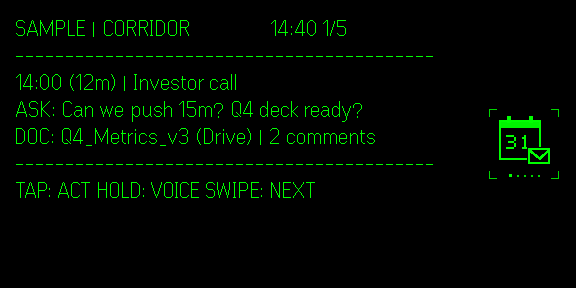
#> input picture media/film-v3/captures/card.png, 576 x 288 px
$ python -i make-film-v3.py   (imports and definitions only)
#> lines starting #> are read from the running program, lines starting #| are printed output that depends on the picture
"""OnQ demo film v3: hand-authored anime-style SVG plates -> cv2 2.5D compositor -> ffmpeg.
Run from the repo root in PowerShell:  python scripts/make-film-v3.py [--preview] [--draft] [--force-layers] [--out PATH]
  --preview  one still per scene (character shot + lens shot) in media/film-v3/preview/
  --draft    540p fast render to media/film-v3/work/onq-film-v3-draft.mp4
  (none)     full 1080p -> media/out/onq-film-v3.mp4
HUD captures: media/film-v3/captures.json maps slot -> PNG under media/film-v3/captures/ (read at render time)."""
import importlib.util, json, math, os, subprocess, sys, time
import cv2
import numpy as np
from PIL import Image, ImageDraw, ImageFont

ROOT = os.getcwd()
FILM = os.path.join(ROOT, 'media', 'film-v3')
WORK = os.path.join(FILM, 'work')
LAY = os.path.join(WORK, 'layers')
CAPDIR = os.path.join(FILM, 'captures')
FPS = 30
DRAFT = '--draft' in sys.argv
S = 0.5 if DRAFT else 1.0
OW, OH = int(1920 * S), int(1080 * S)
C0 = (1152.0, 648.0)  # world rest centre of the 2304x1296 plates
GREEN = (126, 245, 52)  # BGR of #34f57e

# ------------------------------------------------------------------ timeline
SCENES = [
    ('wake', 0.0, 17.5),
    ('pair', 17.5, 31.5),
    ('morning', 31.5, 55.5),
    ('telegram', 55.5, 84.5),
    ('coding', 84.5, 111.5),
    ('talk', 111.5, 137.5),
    ('recap', 137.5, 160.0),
]
SLOTS = ['pair', 'card', 'draft', 'ring', 'done', 'telegram', 'coding', 'summary', 'video', 'recap', 'killswitch']
# (start_sec, voice_id, subtitle_text, spoken_text)
VOICE_WEARER = 'aai-kyla'
VOICE_ONQ = 'aai-titus'
CAPTIONS = [
    (3.0, VOICE_WEARER, 'Wearer: "My PC runs all my AI. Let me project it onto Even G2."', 'My PC runs all my AI. Let me project it onto Even G2.'),
    (18.2, VOICE_ONQ, 'OnQ: "Paired to your computer power source. Zero accounts on the lenses."', 'Paired to your computer power source. Zero accounts on the lenses.'),
    (32.2, VOICE_WEARER, 'Wearer: "Auto-sync local Ollama and show my morning brief."', 'Auto-sync local Ollama and show my morning brief.'),
    (36.0, VOICE_ONQ, 'OnQ: "Ollama Qwen3 live at zero cost. Investor call at two; draft ready."', 'Ollama Qwen three live at zero cost. Investor call at two; draft ready.'),
    (43.2, VOICE_WEARER, 'Wearer: "Push fifteen and confirm."', 'Push fifteen and confirm.'),
    (46.2, VOICE_ONQ, 'OnQ: "Two-second Gray4 undo ring armed. Calendar moved and reply sent."', 'Two-second Gray four undo ring armed. Calendar moved and reply sent.'),
    (56.5, VOICE_ONQ, 'OnQ: "Telegram bot alert: Founders group asks for Q4 metrics and the build."', 'Telegram bot alert: Founders group asks for Q4 metrics and the build.'),
    (63.2, VOICE_WEARER, 'Wearer: "Stage a reply for watched groups only; keep optional API off."', 'Stage a reply for watched groups only; keep optional API off.'),
    (67.2, VOICE_ONQ, 'OnQ: "Staged Default-NO with inline Approve and Kill Switch on Telegram."', 'Staged Default-NO with inline Approve and Kill Switch on Telegram.'),
    (74.8, VOICE_WEARER, 'Wearer: "Looks right. Send it."', 'Looks right. Send it.'),
    (85.4, VOICE_WEARER, 'Wearer: "Ask my computer to run our repo check and L4 crew."', 'Ask my computer to run our repo check and L4 crew.'),
    (89.6, VOICE_ONQ, 'OnQ: "Five hundred fifteen tests pass. Auditor verified safe; zero writes."', 'Five hundred fifteen tests pass. Auditor verified safe; zero writes.'),
    (98.5, VOICE_WEARER, 'Wearer: "Remote tunnel ready for travel. Stage the PR summary."', 'Remote tunnel ready for travel. Stage the PR summary.'),
    (112.4, VOICE_WEARER, 'Wearer: "OnQ, start Live Meeting Scribe while I walk."', 'OnQ, start Live Meeting Scribe while I walk.'),
    (118.0, VOICE_ONQ, 'OnQ: "AssemblyAI voice active with monochrome avatar; staying hands-free."', 'AssemblyAI voice active with monochrome avatar; staying hands-free.'),
    (128.8, VOICE_WEARER, 'Wearer: "Wrap up behind Default-NO and keep conflict lock active."', 'Wrap up behind Default-NO and keep conflict lock active.'),
    (138.6, VOICE_ONQ, 'OnQ: "Evening recap: one committed write, Kill Switch verified on lens."', 'Evening recap: one committed write, Kill Switch verified on lens.'),
    (150.2, VOICE_ONQ, 'OnQ. Your computer is the AI brain. Even G2 is the window.', 'OnQ. Your computer is the AI brain. Even G2 is the window.'),
]
TITLE = ('OnQ.', 'Your PC AI brain, on Even G2.', '515 Tests · 15 Sim PNGs · 11/11 Geometry · 10/10 Security · Sim-Verified')


def ease(x):
    x = min(1.0, max(0.0, x))
    return x * x * (3 - 2 * x)


def lerp(a, b, k):
    return a + (b - a) * k


# shot = (kind, dur, dict). Starts are cumulative.
# [53 lines left out: function _shots, not called in this run]


SHOTS = []
_t0 = 0.0
# [3 lines not run here, left out]
TOTAL = _t0
NFRAMES = int(round(TOTAL * FPS))

# ------------------------------------------------------------------ assets
_cache = {}
MAN = None
BGR_TINT = {  # Balanced emerald anime lighting grade
    'bedroom': (0.98, 1.04, 0.94), 'street': (0.98, 1.04, 0.94), 'desk': (0.96, 1.04, 0.94), 'balcony': (0.98, 1.04, 0.94),
}


# [52 lines left out: functions manifest, load, over, add, not called in this run]


def warp(img, M, a_only=False):
    return cv2.warpAffine(img, M, (OW, OH), flags=cv2.INTER_LINEAR, borderMode=cv2.BORDER_CONSTANT, borderValue=0)


def layer_M(cx, cy, z):
    return np.array([[z, 0, (-cx * z + 960) * S], [0, z, (-cy * z + 540) * S]], np.float32)


def eff(cam, p):
    return (C0[0] + (cam[0] - C0[0]) * p, C0[1] + (cam[1] - C0[1]) * p, 1 + (cam[2] - 1) * p)


# [7 lines left out: function camera, not called in this run]


FX_K = {'bedroom': 0.38, 'desk': 0.38, 'balcony': 0.7}

# per-scene layer stacks: (plate, parallax, mode) ; 'CHAR' marks the character slot
STACK = {
    'bedroom': [('bedroom_back', 0.5, 'o'), ('bedroom_mid', 0.8, 'o'), 'CHAR', ('bedroom_front', 1.12, 'o'), ('bedroom_fx', 0.9, 'a')],
    'desk': [('desk_back', 0.5, 'o'), 'CHAR', ('desk_front', 1.1, 'o'), ('desk_fx', 0.9, 'a')],
    'balcony': [('balcony_back', 0.35, 'o'), ('balcony_mid', 0.7, 'o'), 'CHAR', ('balcony_front', 1.15, 'o'), ('balcony_fx', 0.9, 'a')],
    'street': [('street_far', 0.04, 'o'), ('street_mid', 0.5, 'o'), ('street_near', 1.0, 'o'), 'CHAR', ('street_fg', 1.9, 'o')],
}


# [39 lines left out: functions draw_plates, pick_key, not called in this run]


def in_win(ws, t):
    return any(a <= t < b for a, b in (ws or []))


# [66 lines left out: functions head_name, spr_M, draw_char, not called in this run]


# ------------------------------------------------------------------ post fx
_post = {}


# [118 lines left out: functions post_masks, noise_bank, post, speed_lines, motes, wave_bars and 3 more, not called in this run]


_capcache = {}


# [26 lines left out: functions caption_layer, draw_caption, not called in this run]


# ------------------------------------------------------------------ captures + lens POV
def read_captures():
    mf = os.path.join(FILM, 'captures.json')
    return json.load(open(mf))['slots']


# [357 lines left out: functions get_capture, hud_layer, lens_overlay, draw_lens, screen_frame, draw_title and 1 more, not called in this run]


def draw_plates_bed_night(dst, cam, mid):
    shot = dict(walk=False, dur=1, bg='bedroom')
    draw_plates(dst, 'bedroom', cam, 0, shot, with_char=False, mid_override=mid)


# ------------------------------------------------------------------ frame
CLIP_LEN = {}


def shot_at(t):
    for sh in SHOTS:
        if sh['t0'] <= t < sh['t1']:
            return sh
    return SHOTS[-1]


# [50 lines left out: functions render_shot, iris_blend, not called in this run]


def render_frame(i):
    t = i / FPS
    sh = shot_at(t)
    lt = t - sh['t0']
    f = render_shot(sh, lt, i)
    idx = SHOTS.index(sh)
    # transitions in
    fade = sh.get('fade', 0.4)
    if sh['kind'] == 'lens' and sh.get('iris'):
        fade = 0.7
    if lt < fade and idx > 0:
        prev = SHOTS[idx - 1]
        pf = render_shot(prev, prev['dur'] - 1e-3 + (lt), i)
        k = ease(lt / fade)
        if sh['kind'] == 'lens' and sh.get('iris'):
            f = iris_blend(pf, f, k, sh['iris'])
        else:
            f = cv2.addWeighted(pf, 1 - k, f, k, 0)
    elif lt < sh.get('fade', 0.0) and idx == 0:
        k = ease(lt / sh['fade'])
        f = (f.astype(np.float32) * k).astype(np.uint8)
    # global fade out at the very end
    if t > TOTAL - 0.8:
        f = (f.astype(np.float32) * ease((TOTAL - t) / 0.8)).astype(np.uint8)
    draw_caption(f, t, CLIP_LEN, low=sh['kind'] in ('lens', 'screen'))
    if sh['kind'] == 'room' and bool(sh.get('stamp')):
        pass
    return f


# ------------------------------------------------------------------ main
# [62 lines left out: functions ensure_captures, load_audio_module, _resolve_ffmpeg, build_audio, not called in this run]


def _init_worker(clip_len):
    CLIP_LEN.update(clip_len)
    cv2.setNumThreads(1)


def _work(i):
    return render_frame(i).tobytes()


# [50 lines left out: function main, not called in this run]


# [2 lines not run here, left out]

>>> import cv2
>>> picture = cv2.imread('../media/film-v3/captures/card.png', cv2.IMREAD_GRAYSCALE)
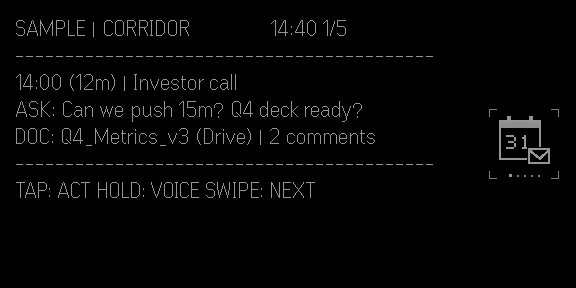
#> picture: shape (288, 576); min 0, max 149, mean 4.7
>>> result = render_frame(picture)
#> in render_frame, `t = i / FPS`:
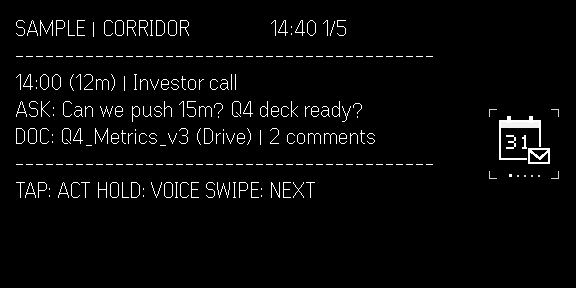
#> t: shape (288, 576) float64; min 0, max 4.97, mean 0.156; drawn with min black and max white
#> (the run stopped early here; a loop or call above may not have finished)

$ run again, on media/film-v3/captures/conflict.png
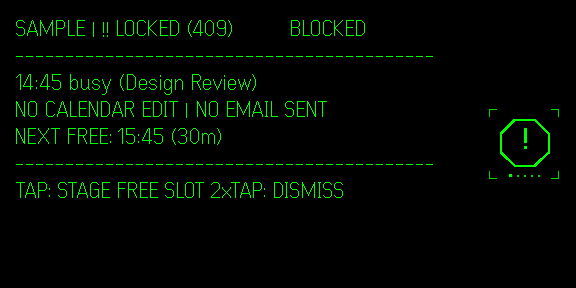
#> input picture media/film-v3/captures/conflict.png, 576 x 288 px
#> `picture = cv2.imread('../media/film-v3/captures/card.png', cv2.IMREAD_..`:
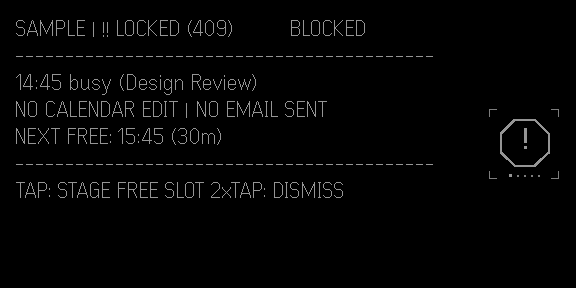
#> picture: shape (288, 576); min 0, max 149, mean 4.4
#> in render_frame, `t = i / FPS`:
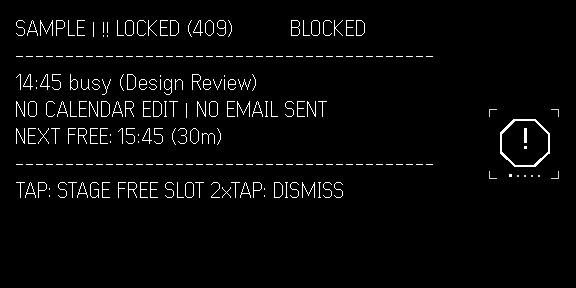
#> t: shape (288, 576) float64; min 0, max 4.97, mean 0.147; drawn with min black and max white
